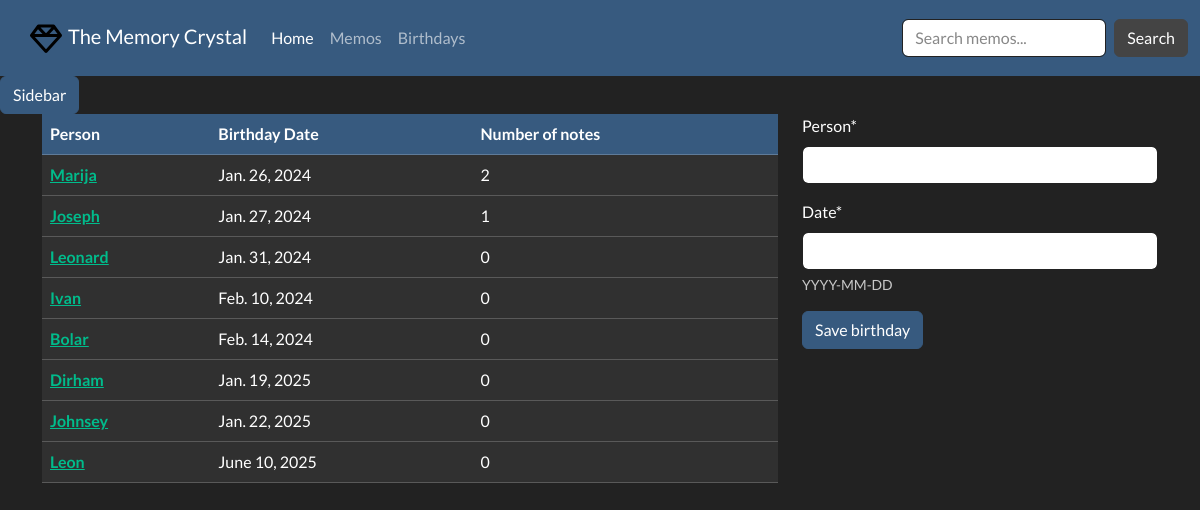
The app's page /notes/birthday/all with its own data.
### memory_crystal/models.py (models this page shows, shortened)
class Birthday(models.Model):
    person = models.CharField(max_length=100, unique=True)
    bdate = models.DateField(help_text='YYYY-MM-DD', verbose_name='Date')

### memory_crystal/views.py (the view, shortened to what this page needs)
# urls.py: path('birthday/all', views.birthday_list_view, name='birthdays-all'),
def birthday_list_view(request):
    bd_form = BirthdayForm
    birthday_list = Birthday.objects.all().order_by('bdate')
    context = {
        'bd_form': bd_form,
        'birthday_list': birthday_list
    }
    return render(request, 'memory_crystal/birthday_list.html', context=context)

### memory_crystal/models.py (called while the page is built)
    def __str__(self) -> str:
        return f'{self.name.title()}'

### memory_crystal/templatetags/memo_extras.py (called while the page is built)
@register.inclusion_tag('memory_crystal/offcanvas.html')
def render_offcanvas():
    all_categories = Category.objects.all()
    return {'all_categories': all_categories}

### memory_crystal/templates/memory_crystal/birthday_list.html (shortened to what this page needs)
{% extends 'memory_crystal/base.html' %}
{% block content %}
{% load crispy_forms_tags %}
<div class="container">
    <div class="row">
        <div class="col-8">
            <div class="brithday-table">
                <table class="table table-hover">
                  <thead>
                    <tr class="table-primary">
                      <th scope="col">Person</th>
                      <th scope="col">Birthday Date</th>
                      <th scope="col">Number of notes</th>
                    </tr>
                  </thead>
                  <tbody>
                  {% for birthday in birthday_list %}
                    <tr class="table-dark">
                      <th scope="row"><a href="{% url 'birthday-detail' birthday.id %}">{{ birthday.person }}</a></th>
                      <td>{{ birthday.bdate }}</td>
                      <td>{{ birthday.notes.all.count }}</td>
                    </tr>
                  {% endfor %}
                  </tbody>
                </table>
            </div>
        </div>
        <div class="col-4">
            <div class="fieldWrapper">
                <form method="post">
                    {{ bd_form | crispy }}
                    <input type="submit" class="btn btn-primary" value="Save birthday">
                </form>
            </div>
        </div>
    </div>
</div>
{% endblock %}

### records on screen
Birthday: person "Marija", bdate "Jan. 26, 2024", notes.all.count "2"
Birthday: person "Joseph", bdate "Jan. 27, 2024", notes.all.count "1"
Birthday: person "Leonard", bdate "Jan. 31, 2024", notes.all.count "0"
Birthday: person "Ivan", bdate "Feb. 10, 2024", notes.all.count "0"
Birthday: person "Bolar", bdate "Feb. 14, 2024", notes.all.count "0"
Birthday: person "Dirham", bdate "Jan. 19, 2025", notes.all.count "0"
Birthday: person "Johnsey", bdate "Jan. 22, 2025", notes.all.count "0"
Birthday: person "Leon", bdate "June 10, 2025", notes.all.count "0"
